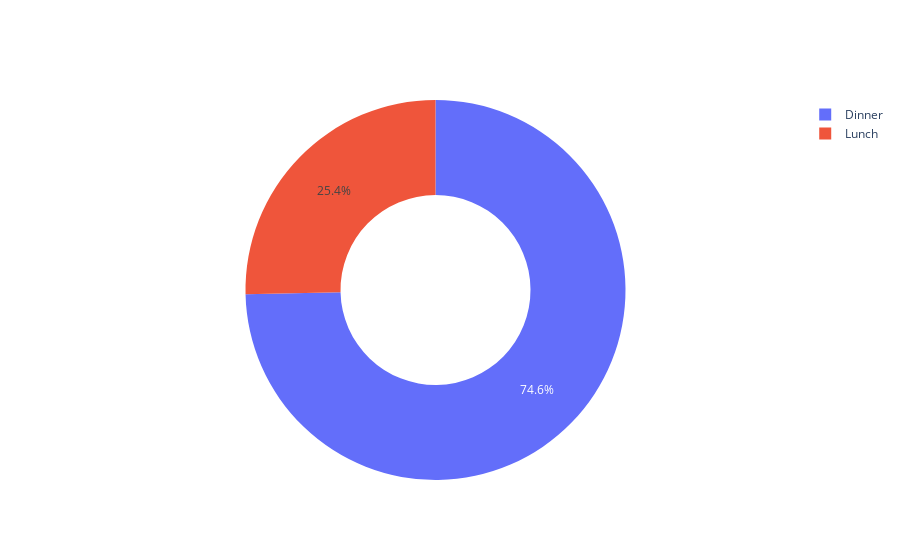

Source (notebook cell):
### Markdown cell above
# Q.9: Now let’s see if most tips are given during lunch or dinner:

### Code cell
Labels=data['time']
Values=data['tip']
Data=go.Pie(labels=Labels,values=Values,hole=0.5)
fig=go.Figure(data=[Data])
fig.show()

### Figure 1 — Plotly figure (JSON) as saved in the notebook; plotly's stock layout.template omitted (floating-point values rounded to 4 significant figures; data arrays with more than 128 entries replaced by an {"elided": "..."} marker saying what was removed)
{"data": [{"hole": 0.5, "labels": {"elided": "244 str values"}, "type": "pie", "values": {"elided": "244 float values"}}], "layout": {"autosize": true}}
